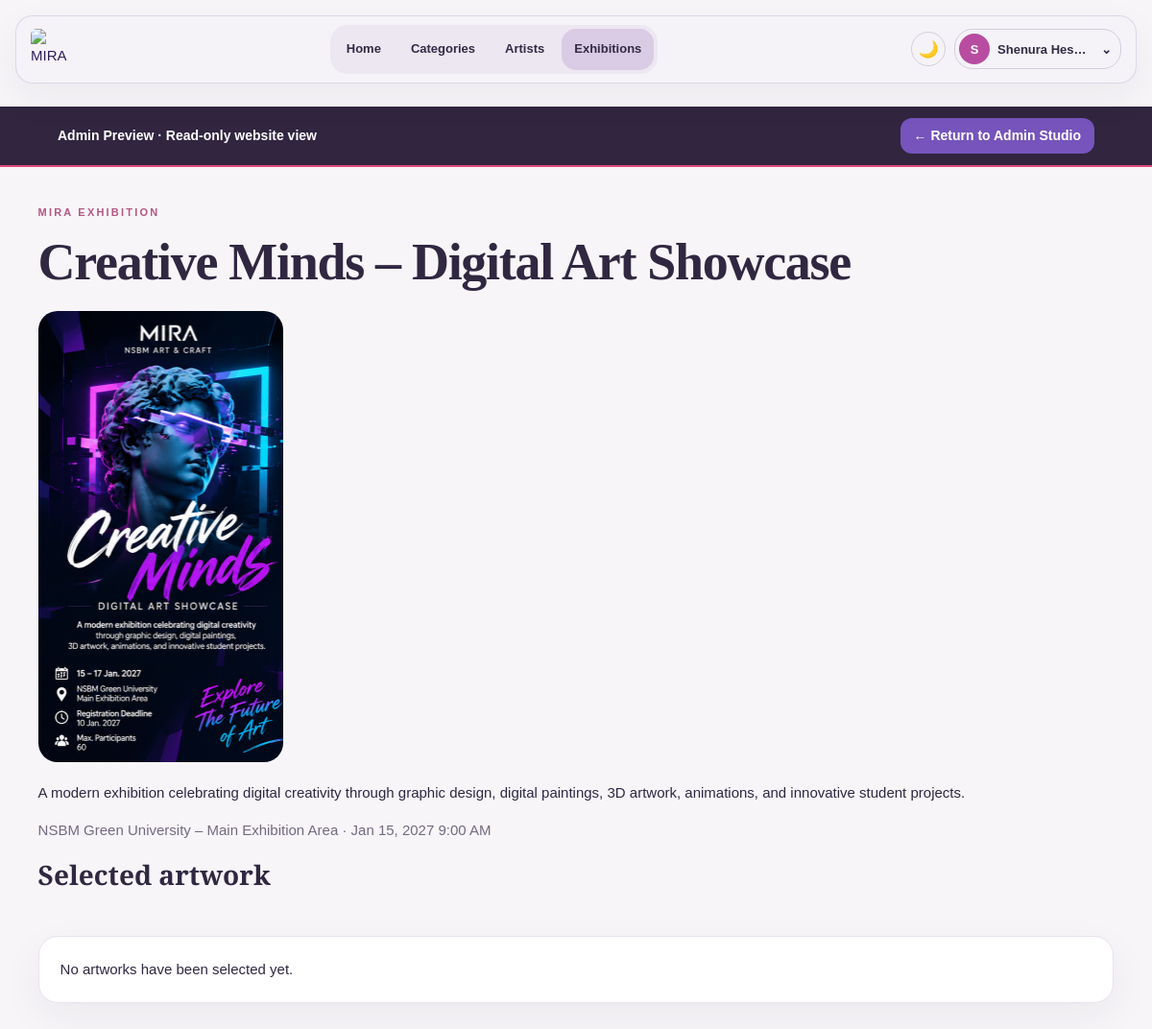
The page /exhibition-detail.php?id=2 (signed in) on the database its author committed.
### tables this page shows
CREATE TABLE `events` (
  `event_id` int(11) NOT NULL,
  `event_name` varchar(500) NOT NULL,
  `description` text DEFAULT NULL,
  `event_date` datetime NOT NULL,
  `location` varchar(250) DEFAULT NULL,
  `created_at` timestamp NOT NULL DEFAULT current_timestamp(),
  `title` varchar(500) DEFAULT NULL,
  `venue` varchar(250) DEFAULT NULL,
  `starts_at` datetime DEFAULT NULL,
  `ends_at` datetime DEFAULT NULL,
  `registration_deadline` datetime DEFAULT NULL,
  `capacity` int(11) NOT NULL DEFAULT 100,
  `poster_path` varchar(255) DEFAULT NULL,
  `status` varchar(30) NOT NULL DEFAULT 'draft',
  `created_by` int(11) DEFAULT NULL
);

### event-common.php (called while the page is built, shortened)
<?php
function eventEsc($value): string {return htmlspecialchars((string)$value, ENT_QUOTES | ENT_SUBSTITUTE, 'UTF-8');}

### exhibition-detail.php (the view, shortened to what this page needs)
<?php
require __DIR__ . '/mira-view-access.php';require __DIR__.'/event-common.php';
$id=filter_input(INPUT_GET,'id',FILTER_VALIDATE_INT);if(!$id){http_response_code(404);exit('Exhibition not found');}
$s=$conn->prepare("SELECT title,description,venue,starts_at,ends_at,poster_path FROM events WHERE event_id=? AND status='published'");$s->bind_param('i',$id);$s->execute();$e=$s->get_result()->fetch_assoc();$s->close();if(!$e){http_response_code(404);exit('Exhibition not found');}
$s=$conn->prepare("SELECT a.artwork_id,a.title,u.FULL_NAME AS artist_name,(SELECT ai.image_path FROM artwork_images ai WHERE ai.artwork_id=a.artwork_id ORDER BY ai.image_id LIMIT 1) AS image_path FROM event_artworks ea JOIN artworks a ON a.artwork_id=ea.artwork_id JOIN users u ON u.USER_ID=a.user_id WHERE ea.event_id=? AND LOWER(a.status)='approved'");$s->bind_param('i',$id);$s->execute();$art=$s->get_result()->fetch_all(MYSQLI_ASSOC);$s->close();
?><!doctype html><html lang="en"><head><link rel="stylesheet" href="event.css"><link rel="stylesheet" href="mira-student-nav.css?v=2"><link rel="stylesheet" href="mira-design-system.css?v=1">
</head><body class="event-page"><?php require __DIR__ . "/mira-student-nav.php"; ?><main class="event-container"><p class="event-eyebrow">MIRA EXHIBITION</p><h1><?=eventEsc($e['title'])?></h1><?php if(!empty($e['poster_path'])):?><img class="event-detail-poster" src="<?=eventEsc($e['poster_path'])?>" alt="Exhibition poster"><?php endif;?><p><?=nl2br(eventEsc($e['description']))?></p><p class="event-muted"><?=eventEsc($e['venue'])?> · <?=eventEsc(date('M j, Y g:i A',strtotime($e['starts_at'])))?></p><h2>Selected artwork</h2><section class="event-public-grid"><?php if(!$art):?><p class="event-card">No artworks have been selected yet.</p><?php endif;?></section></main></body></html>

### event.css (style rules this page uses)
:root { --ev-bg:#f5f2f7;--ev-card:#fff;--ev-text:#2e1e5d;--ev-muted:#756c81;--ev-border:#e6dfea;--ev-soft:#f9f5fb }
.event-page,.event-admin-layout { background:var(--ev-bg);color:var(--ev-text);min-height:100vh;font:15px/1.6 'DM Sans',sans-serif }
.event-page { margin:0 }
.event-page *,.event-admin-layout * { box-sizing:border-box }
.event-container { max-width:1250px;margin:auto;padding:28px 24px 70px }
.event-container h1 { font:700 clamp(36px,5vw,58px)/1.13 'Cormorant Garamond',serif;margin:13px 0 }
.event-container h2 { font:700 28px 'Cormorant Garamond',serif;margin:0 0 15px }
.event-eyebrow { color:#e04b7a;letter-spacing:2.5px;font-size:11px;font-weight:700 }
.event-muted { color:var(--ev-muted) }
.event-card { background:var(--ev-card);border:1px solid var(--ev-border);border-radius:24px;padding:25px;box-shadow:0 12px 30px rgba(46,30,93,.07) }
.event-public-grid { display:grid;grid-template-columns:repeat(3,minmax(0,1fr));gap:20px;margin-top:30px }
.event-public-grid .event-card { overflow-wrap:anywhere }
.event-detail-poster { display:block;max-width:min(100%,650px);max-height:520px;object-fit:contain;border-radius:20px;margin:20px 0;background:var(--ev-card) }

### mira-design-system.css (style rules this page uses)
:root { --design-bg:#f7f5f8;--design-card:#fff;--design-ink:#302741;--design-muted:#746a80;--design-border:#e9e2ed;--design-purple:#7352ae;--design-shadow:0 14px 42px rgba(38,28,59,.055) }
body.mira-gallery-page,body.event-page,body.mira-profile-page,body.admin-page { background:var(--design-bg)!important;color:var(--design-ink) }
body.mira-gallery-page,body.event-page,body.mira-profile-page { font-family:Arial,Helvetica,sans-serif;line-height:1.6 }
.mira-gallery-wrap,.event-container,.mira-profile-container,.profile-container { max-width:1240px!important;padding-left:clamp(18px,3.3vw,42px)!important;padding-right:clamp(18px,3.3vw,42px)!important;margin-left:auto!important;margin-right:auto!important }
.mira-gallery-heading h1,.event-container>h1,.profile-heading h1,.mira-profile-container .profile-hero h1 { font-family:Georgia,'Times New Roman',serif!important;color:var(--design-ink)!important;letter-spacing:-1.3px;font-size:clamp(38px,4.5vw,61px)!important;line-height:1.12!important }
.mira-gallery-heading>p,.event-eyebrow,.profile-eyebrow,.profile-kicker { color:#b25883!important;font-size:11px!important;font-weight:800!important;letter-spacing:2.2px!important;text-transform:uppercase }
.mira-gallery-heading>span,.event-muted,.profile-heading p { color:var(--design-muted)!important }
.mira-artist-card,.event-card,.profile-card,.profile-panel,.admin-panel,.stat-card { background:var(--design-card)!important;color:var(--design-ink)!important;border:1px solid var(--design-border)!important;border-radius:20px!important;box-shadow:var(--design-shadow)!important }
.event-public-grid { grid-template-columns:repeat(auto-fit,minmax(280px,1fr))!important;gap:22px!important }
.event-card { padding:22px!important }
.event-detail-poster { max-height:470px!important;object-fit:contain!important }

### rows shown on the page
events: title "Creative Minds – Digital Art Showcase", poster_path (picture), description "A modern exhibition celebrating digital creativity through graphic design, digital paintings, 3D artwork, animations, and innovative student projects.", venue "NSBM Green University – Main Exhibition Area", starts_at "Jan 15, 2027 9:00 AM"

### other values the page prints
substr($navName, 0, 1) "S"
$navName "Shenura Hes…"
